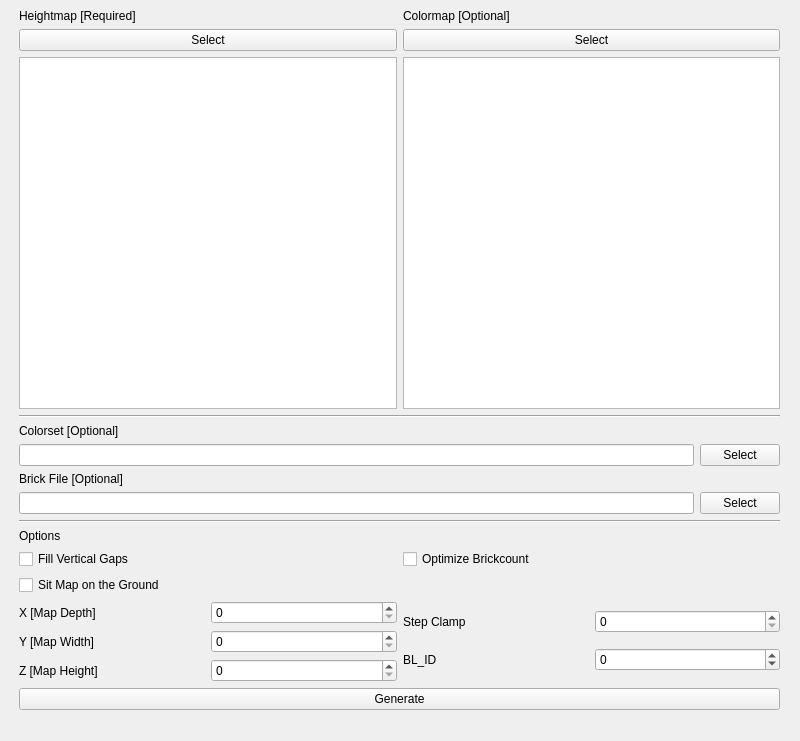
<?xml version="1.0" encoding="UTF-8"?>
<ui version="4.0">
 <class>MainWindow</class>
 <widget class="QMainWindow" name="MainWindow">
  <property name="geometry">
   <rect>
    <x>0</x>
    <y>0</y>
    <width>800</width>
    <height>741</height>
   </rect>
  </property>
  <property name="windowTitle">
   <string>MainWindow</string>
  </property>
  <widget class="QWidget" name="centralwidget">
   <widget class="QWidget" name="verticalLayoutWidget_3">
    <property name="geometry">
     <rect>
      <x>19</x>
      <y>9</y>
      <width>761</width>
      <height>701</height>
     </rect>
    </property>
    <layout class="QVBoxLayout" name="vlay_main">
     <item>
      <layout class="QHBoxLayout" name="hlay_maps">
       <item>
        <layout class="QVBoxLayout" name="vlay_hm">
         <item>
          <widget class="QLabel" name="lab_hm">
           <property name="text">
            <string>Heightmap [Required]</string>
           </property>
          </widget>
         </item>
         <item>
          <widget class="QPushButton" name="but_hm">
           <property name="text">
            <string>Select</string>
           </property>
          </widget>
         </item>
         <item>
          <widget class="QGraphicsView" name="gv_hm"/>
         </item>
        </layout>
       </item>
       <item>
        <layout class="QVBoxLayout" name="vlay_cm">
         <item>
          <widget class="QLabel" name="lab_cm">
           <property name="text">
            <string>Colormap [Optional]</string>
           </property>
          </widget>
         </item>
         <item>
          <widget class="QPushButton" name="but_cm">
           <property name="text">
            <string>Select</string>
           </property>
          </widget>
         </item>
         <item>
          <widget class="QGraphicsView" name="gv_cm"/>
         </item>
        </layout>
       </item>
      </layout>
     </item>
     <item>
      <widget class="Line" name="line">
       <property name="orientation">
        <enum>Qt::Orientation::Horizontal</enum>
       </property>
      </widget>
     </item>
     <item>
      <widget class="QLabel" name="lab_cs">
       <property name="text">
        <string>Colorset [Optional]</string>
       </property>
      </widget>
     </item>
     <item>
      <layout class="QHBoxLayout" name="hlay_cs">
       <item>
        <widget class="QLineEdit" name="line_cs"/>
       </item>
       <item>
        <widget class="QPushButton" name="but_cs">
         <property name="text">
          <string>Select</string>
         </property>
        </widget>
       </item>
      </layout>
     </item>
     <item>
      <widget class="QLabel" name="lab_brick">
       <property name="text">
        <string>Brick File [Optional]</string>
       </property>
      </widget>
     </item>
     <item>
      <layout class="QHBoxLayout" name="hlay_bricks">
       <item>
        <widget class="QLineEdit" name="line_brick"/>
       </item>
       <item>
        <widget class="QPushButton" name="but_brick">
         <property name="text">
          <string>Select</string>
         </property>
        </widget>
       </item>
      </layout>
     </item>
     <item>
      <widget class="Line" name="line_2">
       <property name="orientation">
        <enum>Qt::Orientation::Horizontal</enum>
       </property>
      </widget>
     </item>
     <item>
      <layout class="QGridLayout" name="gridLayout_3">
       <item row="4" column="0">
        <layout class="QVBoxLayout" name="vlay_xyz">
         <item>
          <layout class="QHBoxLayout" name="hlay_x">
           <item>
            <widget class="QLabel" name="label_10">
             <property name="text">
              <string>X [Map Depth]</string>
             </property>
            </widget>
           </item>
           <item>
            <widget class="QSpinBox" name="sb_x">
             <property name="maximum">
              <number>999999999</number>
             </property>
            </widget>
           </item>
          </layout>
         </item>
         <item>
          <layout class="QHBoxLayout" name="hlay_y">
           <item>
            <widget class="QLabel" name="label_11">
             <property name="text">
              <string>Y [Map Width]</string>
             </property>
            </widget>
           </item>
           <item>
            <widget class="QSpinBox" name="sb_y">
             <property name="maximum">
              <number>999999999</number>
             </property>
            </widget>
           </item>
          </layout>
         </item>
         <item>
          <layout class="QHBoxLayout" name="hlay_z">
           <item>
            <widget class="QLabel" name="label_12">
             <property name="text">
              <string>Z [Map Height]</string>
             </property>
            </widget>
           </item>
           <item>
            <widget class="QSpinBox" name="sb_z">
             <property name="maximum">
              <number>999999999</number>
             </property>
            </widget>
           </item>
          </layout>
         </item>
        </layout>
       </item>
       <item row="2" column="1">
        <widget class="QCheckBox" name="cb_optimize">
         <property name="text">
          <string>Optimize Brickcount</string>
         </property>
        </widget>
       </item>
       <item row="2" column="0">
        <widget class="QCheckBox" name="cb_gapfill">
         <property name="text">
          <string>Fill Vertical Gaps</string>
         </property>
        </widget>
       </item>
       <item row="1" column="0">
        <widget class="QLabel" name="lab_options">
         <property name="text">
          <string>Options</string>
         </property>
        </widget>
       </item>
       <item row="3" column="0">
        <widget class="QCheckBox" name="cb_ground">
         <property name="text">
          <string>Sit Map on the Ground</string>
         </property>
        </widget>
       </item>
       <item row="4" column="1">
        <layout class="QVBoxLayout" name="vlay_step_blid">
         <item>
          <layout class="QHBoxLayout" name="hlay_step">
           <item>
            <widget class="QLabel" name="label_13">
             <property name="text">
              <string>Step Clamp</string>
             </property>
            </widget>
           </item>
           <item>
            <widget class="QSpinBox" name="sb_step">
             <property name="maximum">
              <number>999999999</number>
             </property>
            </widget>
           </item>
          </layout>
         </item>
         <item>
          <layout class="QHBoxLayout" name="hlay_blid">
           <item>
            <widget class="QLabel" name="label_15">
             <property name="text">
              <string>BL_ID</string>
             </property>
            </widget>
           </item>
           <item>
            <widget class="QSpinBox" name="sb_blid">
             <property name="minimum">
              <number>-1</number>
             </property>
             <property name="maximum">
              <number>999999999</number>
             </property>
            </widget>
           </item>
          </layout>
         </item>
        </layout>
       </item>
      </layout>
     </item>
     <item>
      <widget class="QPushButton" name="but_generate">
       <property name="text">
        <string>Generate</string>
       </property>
      </widget>
     </item>
    </layout>
   </widget>
  </widget>
 </widget>
 <resources/>
 <connections/>
</ui>
